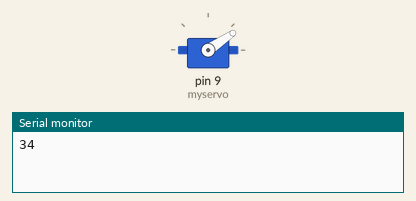
Recording of a sketch running on a simulated Arduino Uno, built with avr-gcc and run on an emulated ATmega328P. On the bench: servo, the last lines printed to the serial monitor.

Above: at 0.05 s.
At 4.45 s:
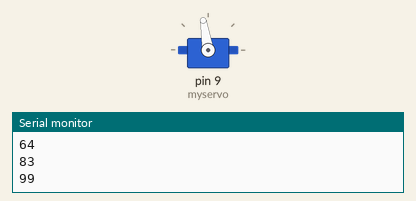
At 8.95 s:
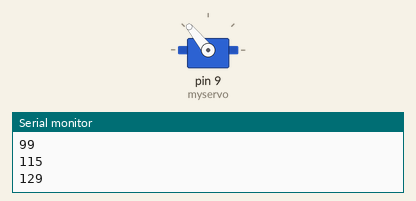
At 17.95 s:
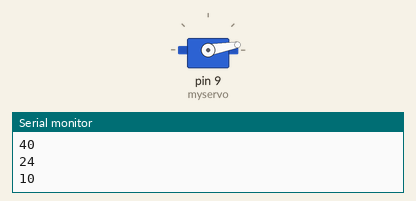
Timing chart, 0 to 23.4 s (numbered marks = the images above):
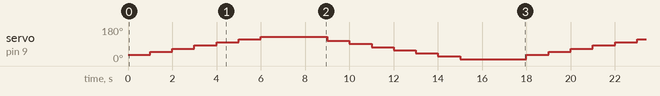

The sketch:

ShiftingServo.pde
```cpp
//This code will shift gears from 1 to 8 and back down based on a calibration
//by Dan Kern and Greg Shimonov done on 3/14 (pi day)


#include <Servo.h>

Servo myservo;  // create servo object to control a servo
                // a maximum of eight servo objects can be created

const int upshift[7] = {34, 50, 64, 83, 99, 115, 129}; //servo positions for each gear (calibrated)
const int downshift[7] = {10, 24, 40, 56, 73, 91, 107};

void setup()
{
  myservo.attach(9);  // attaches the servo on pin 9 to the servo object
  Serial.begin(9600);
}


void loop()
{
  for(int i = 0; i <= 6; i++)
  {
    myservo.write(upshift[i]);
    Serial.println(myservo.read());
    delay(1000);
  }
  delay(2000);
  for(int i = 6; i >= 0; i--)
  {
    myservo.write(downshift[i]);
    Serial.println(myservo.read());
    delay(1000);
  }
  delay(2000);
}
```

Measured:
- by itself, servo on pin 9 (myservo): repeats every 18.0 s: 64° 1.0 s, 83° 1.0 s, 99° 1.0 s, 115° 1.0 s, 129° 3.0 s, 107° 1.0 s, 91° 1.0 s, 73° 1.0 s, 56° 1.0 s, 40° 1.0 s, 24° 1.0 s, 10° 3.0 s, 34° 1.0 s, 50° 1.0 s
